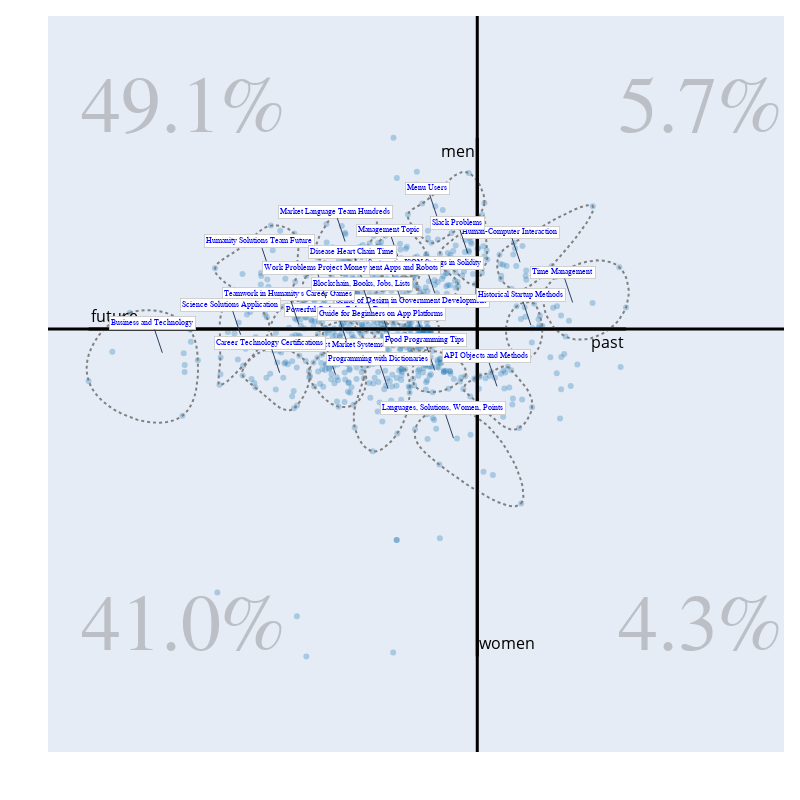

The cell this chart's notebook holds for it:
### Code cell
bourdieu_fig = bunka_new.visualize_bourdieu(
        llm=llm,
        x_left_words=["past"],
        x_right_words=["future"],
        y_top_words=["men"],
        y_bottom_words=["women"],
        height=800,
        width=800,
        clustering=True,
        topic_n_clusters=30,
        min_docs_per_cluster=10,
        density=False,
        colorscale="Portland",
    )
   
bourdieu_fig.show()
